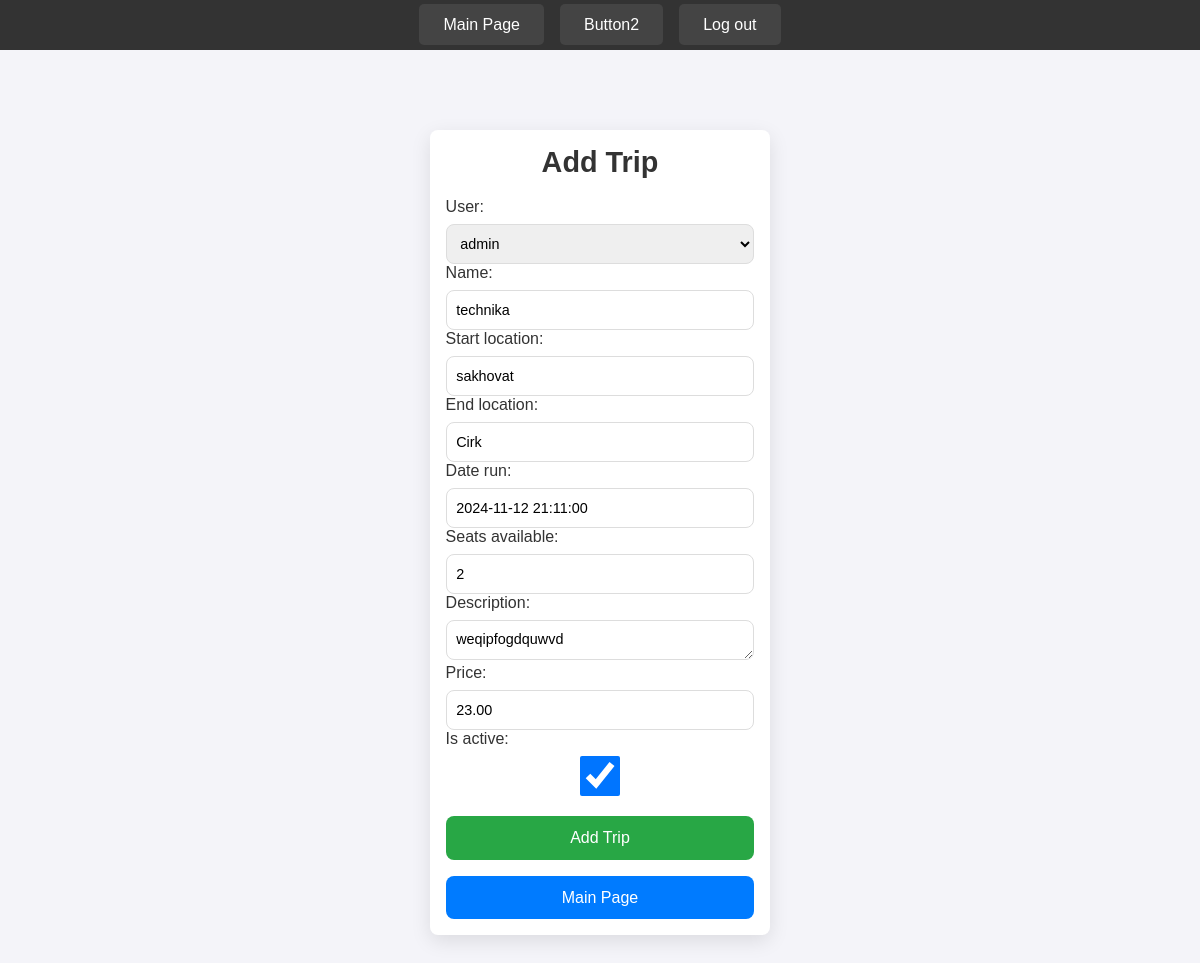
Screenshot of /edittrip/3 with the database file from the repository.
### Hamsafar/models.py (models this page shows, shortened)
class Trip(models.Model):
    user = models.ForeignKey(User, on_delete=models.CASCADE, related_name="trips")
    name = models.CharField(max_length=100,null=True)
    start_location = models.CharField(max_length=50)
    end_location = models.CharField(max_length=50)
    date_run = models.DateTimeField()
    seats_available = models.PositiveSmallIntegerField()
    description = models.TextField(blank=True, null=True)
    posted_at = models.DateTimeField(auto_now_add=True)
    updated_at = models.DateTimeField(auto_now=True)
    price = models.DecimalField(max_digits=10, decimal_places=2, null=True, blank=True)
    is_active = models.BooleanField(default=True)

### Hamsafar/views.py (the view)
# urls.py: path('edittrip/<int:pk>',EditTrip.as_view(),name='Edit-Trip'),
class EditTrip(generic.UpdateView):
    model = Trip
    fields = "__all__"
    template_name = "trip_form.html"
    success_url = reverse_lazy('Base-Page')

### templates/trip_form.html (shortened to what this page needs)
{% extends "base.html" %}
{% block content %}
    <div class="container">
        <h2>Add Trip</h2>
        <form method="post" class="add-trip-form">
            <div class="form-group">
                {{ form.as_p }}
            </div>
            <button type="submit" class="btn-submit">Add Trip</button>
        </form>
        <a href="{% url 'Base-Page' %}">
            <button class="btn-main-page">Main Page</button>
        </a>
    </div>
{% endblock content %}

### templates/base.html (style rules this page uses)
* { margin: 0; padding: 0; box-sizing: border-box; font-family: 'Arial', sans-serif; }
body { background-color: #f1f4f8; color: #333; font-size: 16px; }

### templates/trip_form.html (style rules this page uses)
* { margin: 0; padding: 0; box-sizing: border-box; font-family: 'Arial', sans-serif; }
body { background-color: #f4f4f9; color: #333; }
.container { background-color: #fff; border-radius: 8px; box-shadow: 0 6px 20px rgba(0, 0, 0, 0.1); padding: 1rem; width: 30%; margin: 3rem auto; }
h2 { text-align: center; margin-bottom: 1.2rem; font-size: 1.8rem; color: #333; font-weight: bold; }
.form-group { margin-bottom: 1rem; }
.form-group input, .form-group select, .form-group textarea { width: 100%; padding: 0.6rem; border: 1px solid #ddd; border-radius: 8px; font-size: 0.9rem; margin-top: 0.5rem; transition: border-color 0.3s ease; height: 2.5rem; }
.btn-submit { width: 100%; padding: 0.8rem; background-color: #28a745; color: #fff; font-size: 1rem; border: none; border-radius: 8px; cursor: pointer; transition: background-color 0.3s ease, transform 0.2s ease; }
.btn-main-page { width: 100%; padding: 0.8rem; background-color: #007bff; color: #fff; font-size: 1rem; border: none; border-radius: 8px; cursor: pointer; transition: background-color 0.3s ease, transform 0.2s ease; margin-top: 1rem; }

### rows the page displays
Trip: user "admin", name "technika", start_location "sakhovat", end_location "Cirk", date_run "2024-11-12 21:11:00", seats_available "2", description "weqipfogdquwvd", price "23.00", is_active "☑"
